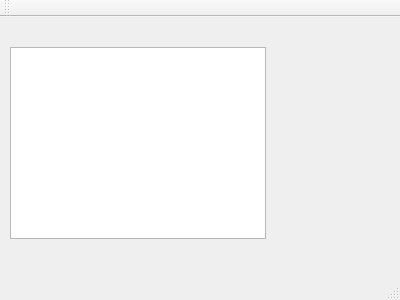
<?xml version="1.0" encoding="UTF-8"?>
<ui version="4.0">
 <class>MainWindow</class>
 <widget class="QMainWindow" name="MainWindow">
  <property name="geometry">
   <rect>
    <x>0</x>
    <y>0</y>
    <width>400</width>
    <height>300</height>
   </rect>
  </property>
  <property name="windowTitle">
   <string>MainWindow</string>
  </property>
  <widget class="QWidget" name="centralWidget">
   <widget class="QListWidget" name="listWidget">
    <property name="geometry">
     <rect>
      <x>10</x>
      <y>30</y>
      <width>256</width>
      <height>192</height>
     </rect>
    </property>
   </widget>
  </widget>
  <widget class="QMenuBar" name="menuBar">
   <property name="geometry">
    <rect>
     <x>0</x>
     <y>0</y>
     <width>400</width>
     <height>23</height>
    </rect>
   </property>
  </widget>
  <widget class="QToolBar" name="mainToolBar">
   <attribute name="toolBarArea">
    <enum>TopToolBarArea</enum>
   </attribute>
   <attribute name="toolBarBreak">
    <bool>false</bool>
   </attribute>
  </widget>
  <widget class="QStatusBar" name="statusBar"/>
 </widget>
 <layoutdefault spacing="6" margin="11"/>
 <resources/>
 <connections/>
</ui>
